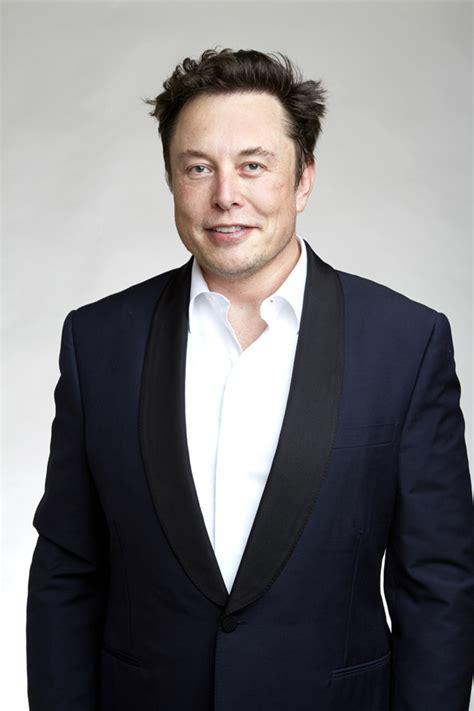
#> input picture images/musk1.jpg, 474 x 711 px, given in place of image5.jpg, which was not available
$ python method1_testing.py
#> lines starting #> are read from the running program, lines starting #| are printed output that depends on the picture; pictures that were not available may be replaced by others from this repository, and a replacement may not be noted
import numpy as np
import cv2 as cv
import matplotlib.pyplot as plt
goodArray = []
goodArrayName = []
for i in range(101,151):
    img1 = cv.imread('image5.jpg',cv.IMREAD_GRAYSCALE)          # queryImage
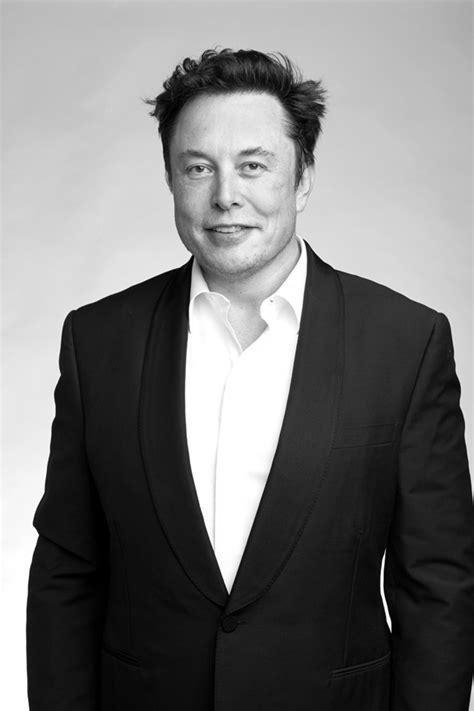
#> img1: shape (711, 474); min 0, max 255, mean 119.7
    img2 = cv.imread('trump/donald trump speech' + str(i) + '.jpg',cv.IMREAD_GRAYSCALE) # trainImage
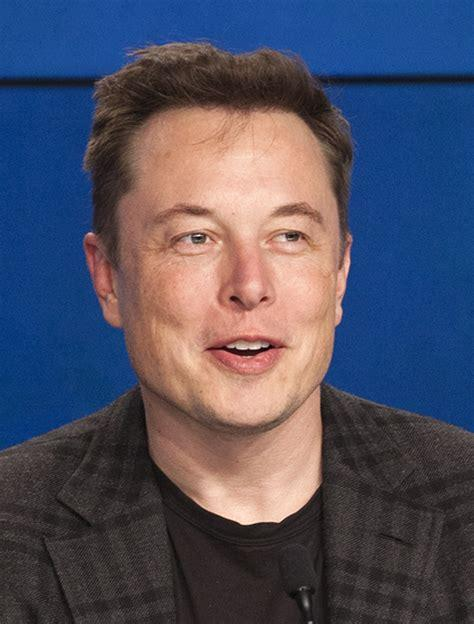
#> input picture images/musk2.jpg, 474 x 624 px, given in place of donald trump speech101.jpg, which was not available
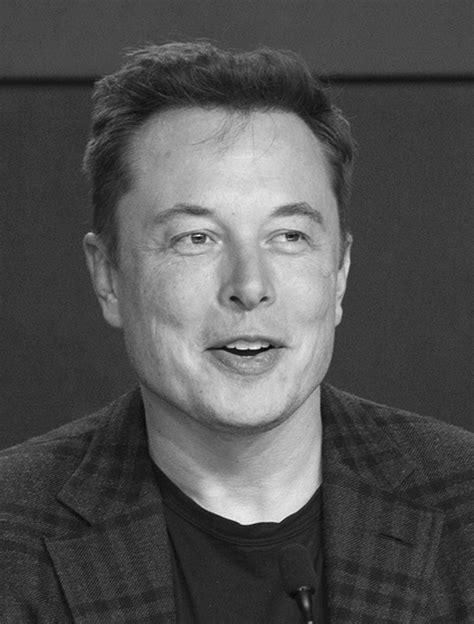
#> img2: shape (624, 474); min 1, max 249, mean 82.4
    # Initiate ORB detector
    orb = cv.ORB_create()
    # find the keypoints and descriptors with ORB
    kp1, des1 = orb.detectAndCompute(img1,None)
#> kp1 = 500 keypoints; strongest (x, y, size): (226, 580, 111.1), (229, 592, 31), (228, 590, 37.2), (190, 253, 31)
    kp2, des2 = orb.detectAndCompute(img2,None)
#> kp2 = 500 keypoints; strongest (x, y, size): (235, 348, 31), (288, 235, 31), (265, 346, 31), (278, 522, 37.2)
    # create BFMatcher object
    bf = cv.BFMatcher(cv.NORM_HAMMING, crossCheck=True)
    # Match descriptors.
    matches = bf.match(des1,des2)
#> matches = 114 matches
    # Sort them in the order of their distance.
    matches = sorted(matches, key = lambda x:x.distance)
    print(len(matches))
#| 114
    # Draw first 10 matches.
    img3 = cv.drawMatches(img1,kp1,img2,kp2,matches[:10],None,flags=cv.DrawMatchesFlags_NOT_DRAW_SINGLE_POINTS)
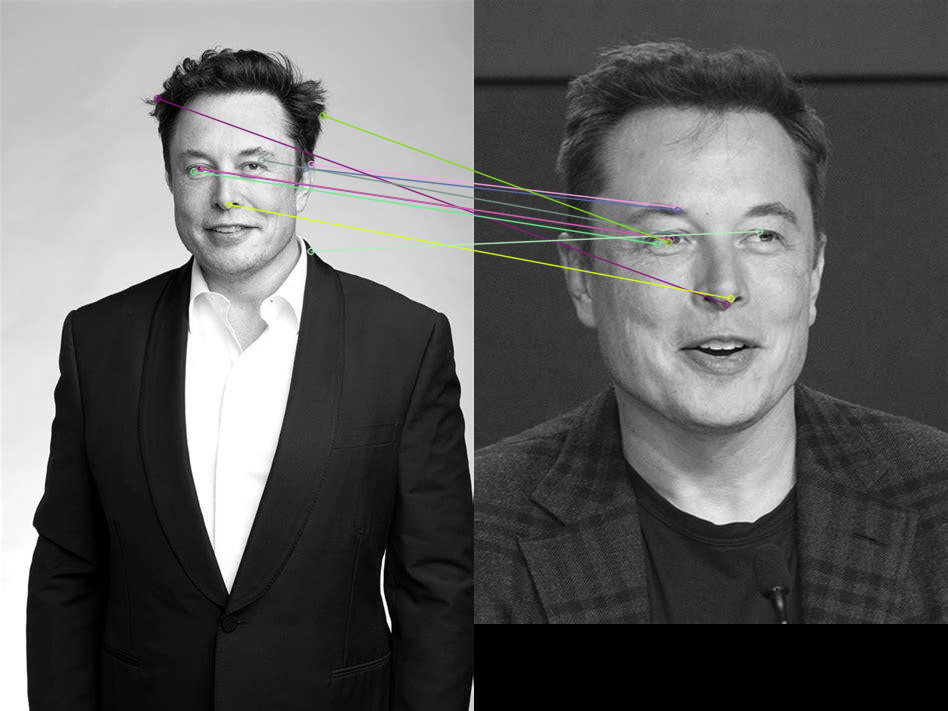
#> img3: shape (711, 948, 3); mean of channels 0, 1, 2 95.9, 96.1, 96.1; drawn as B, G, R
    plt.imshow(img3),plt.show()
    print(len(matches))
#| 114
#> (the run stopped early here; a loop or call above may not have finished)
